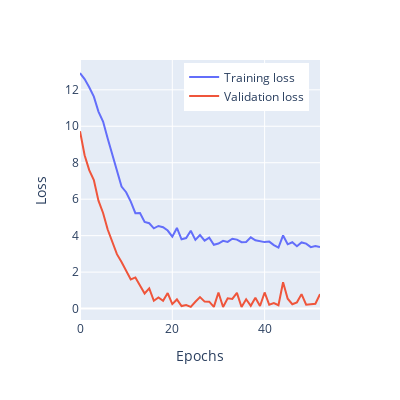

Notebook cell for this chart:
### Code cell
torch.manual_seed(1)

model = network(1, 6, 1)
criterion = torch.nn.MSELoss()
optimizer = torch.optim.Adam(model.parameters(), lr=0.05)
train_loss, valid_loss = trainer(model, criterion, optimizer, trainloader, validloader, epochs=201, patience=3)

plot_loss(train_loss, valid_loss)

### Figure 1 — Plotly figure (JSON) as saved in the notebook; plotly's stock layout.template omitted (floating-point values rounded to 4 significant figures)
{"data": [{"line": {"width": 2}, "mode": "lines", "name": "Training loss", "type": "scatter", "x": [0, 1, 2, 3, 4, 5, 6, 7, 8, 9, 10, 11, 12, 13, 14, 15, 16, 17, 18, 19, 20, 21, 22, 23, 24, 25, 26, 27, 28, 29, 30, 31, 32, 33, 34, 35, 36, 37, 38, 39, 40, 41, 42, 43, 44, 45, 46, 47, 48, 49, 50, 51, 52], "y": [12.92, 12.59, 12.14, 11.63, 10.81, 10.26, 9.333, 8.405, 7.575, 6.69, 6.382, 5.867, 5.232, 5.236, 4.75, 4.68, 4.402, 4.532, 4.463, 4.28, 3.942, 4.424, 3.8, 3.868, 4.27, 3.771, 4.03, 3.727, 3.888, 3.501, 3.567, 3.718, 3.658, 3.833, 3.782, 3.643, 3.655, 3.91, 3.747, 3.678, 3.646, 3.673, 3.484, 3.349, 4.01, 3.525, 3.639, 3.422, 3.629, 3.563, 3.37, 3.435, 3.374]}, {"line": {"width": 2}, "mode": "lines", "name": "Validation loss", "type": "scatter", "x": [0, 1, 2, 3, 4, 5, 6, 7, 8, 9, 10, 11, 12, 13, 14, 15, 16, 17, 18, 19, 20, 21, 22, 23, 24, 25, 26, 27, 28, 29, 30, 31, 32, 33, 34, 35, 36, 37, 38, 39, 40, 41, 42, 43, 44, 45, 46, 47, 48, 49, 50, 51, 52], "y": [9.732, 8.414, 7.594, 7.05, 5.92, 5.246, 4.335, 3.692, 2.985, 2.555, 2.091, 1.602, 1.708, 1.255, 0.827, 1.112, 0.4292, 0.6079, 0.4305, 0.8543, 0.2458, 0.5021, 0.138, 0.1918, 0.09433, 0.3773, 0.6297, 0.3829, 0.3781, 0.09423, 0.8787, 0.08701, 0.5643, 0.5308, 0.8594, 0.08887, 0.5133, 0.1541, 0.5951, 0.1412, 0.884, 0.2094, 0.3, 0.1854, 1.446, 0.5439, 0.2388, 0.3426, 0.7926, 0.2165, 0.2605, 0.2628, 0.7967]}], "layout": {"height": 400, "legend": {"x": 0.434, "xanchor": "left", "y": 0.99, "yanchor": "top"}, "margin": {"t": 60}, "title": {"y": 0.93}, "width": 400, "xaxis": {"title": {"text": "Epochs"}}, "yaxis": {"title": {"text": "Loss"}}}}
